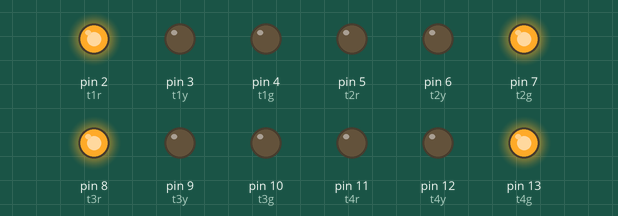
Bench run of a sketch on a simulated Arduino Uno, built with avr-gcc and run on an emulated ATmega328P. Parts: output pins drawn as LEDs (lit = HIGH).

Above: at 2.0 s.
At 5.0 s:
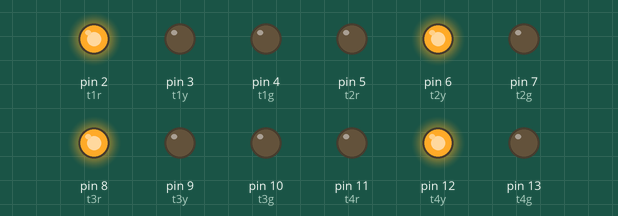
At 8.0 s:
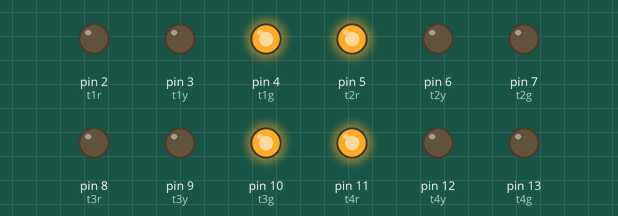
At 11.0 s:
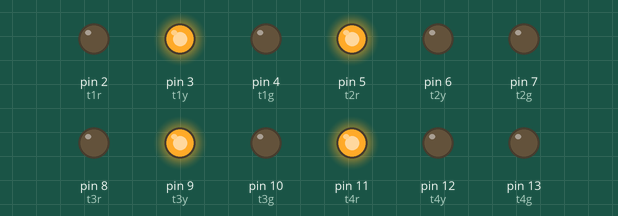
Timing chart, 0 to 15.6 s (numbered marks = the images above):
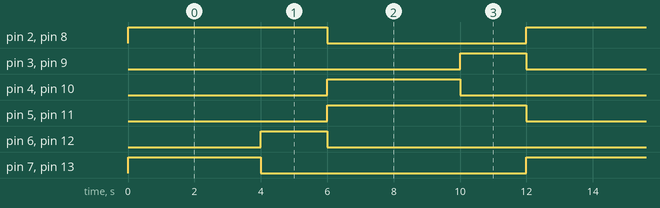

The sketch:

TKEC1_Traffic_Light.ino
```cpp
// Traffic Lights 1 & 3 are opposite and 2 & 4 are opposite

int t1r = 2;  // Traffic Light 1 - RED
int t1y = 3;  // Traffic Light 1 - YELLOW
int t1g = 4;  // Traffic Light 1 - GREEN

int t2r = 5;  // Traffic Light 2 - RED
int t2y = 6;  // Traffic Light 2 - YELLOW
int t2g = 7;  // Traffic Light 2 - GREEN

int t3r = 8;  // Traffic Light 3 - RED
int t3y = 9;  // Traffic Light 3 - YELLOW
int t3g = 10; // Traffic Light 3 - GREEN

int t4r = 11; // Traffic Light 4 - RED
int t4y = 12; // Traffic Light 4 - YELLOW
int t4g = 13; // Traffic Light 4 - GREEN

int greenDelay = 4000;  // MilliSeconds for which it will be GREEN LIGHT
int yellowDelay = 2000; // MilliSeconds for which it wiil be YELLOW LIGHT

void setup() {
  pinMode(t1r, OUTPUT);  // Setting up all the pins as OUTPUT
  pinMode(t1y, OUTPUT);
  pinMode(t1g, OUTPUT);
  pinMode(t2r, OUTPUT);
  pinMode(t2y, OUTPUT);
  pinMode(t2g, OUTPUT);
  pinMode(t3r, OUTPUT);
  pinMode(t3y, OUTPUT);
  pinMode(t3g, OUTPUT);
  pinMode(t4r, OUTPUT);
  pinMode(t4y, OUTPUT);
  pinMode(t4g, OUTPUT);
}

void loop() {
  digitalWrite(t1r, HIGH);  // At first, 1 and 3 will be RED
  digitalWrite(t3r, HIGH);
  digitalWrite(t2g, HIGH);  // And, 2 and 4 will be GREEN
  digitalWrite(t4g, HIGH);
  delay(greenDelay);        // I am adding a delay of 4 seconds
                            // but it can be of any desired time(say 40 seconds)
  digitalWrite(t2g, LOW);
  digitalWrite(t4g, LOW);   // Turning off GREEN LIGHT for 2 and 4
  digitalWrite(t2y, HIGH);  // And, turning on YELLOW Light
  digitalWrite(t4y, HIGH);
  delay(yellowDelay);       // Adding 2 second delay for Yellow Light
                            // But it can be of any desired time(say 5 seconds)
  digitalWrite(t1r, LOW);
  digitalWrite(t3r, LOW);   // Turning off RED Light for 1 and 3
  digitalWrite(t2y, LOW);   // Turning off YELLOW Light for 2 and 4
  digitalWrite(t4y, LOW);

  digitalWrite(t1g, HIGH);  // Turning on GREEN Light for 1 and 3
  digitalWrite(t3g, HIGH);
  digitalWrite(t2r, HIGH);  // Turning on RED Light for 2 and 4
  digitalWrite(t4r, HIGH);
  delay(greenDelay);        // Now, 1 and 3 will be GREEN for 4 seconds
                            // but it can be of any desired time(say 40 seconds)
  digitalWrite(t1g, LOW);
  digitalWrite(t3g, LOW);   // Turning off GREEN Light for 1 and 3
  digitalWrite(t1y, HIGH);  // Turning on YELLOW Light for 1 and 3
  digitalWrite(t3y, HIGH);
  delay(yellowDelay);       // Adding 2 second delay for Yellow Light
                            // But it can be of any desired time(say 5 seconds)
  digitalWrite(t1y, LOW);
  digitalWrite(t3y, LOW);   // Turning off YELLOW Light for 1 and 3
  digitalWrite(t2r, LOW);   // Turning off RED Light for 2 and 4
  digitalWrite(t4r, LOW);
}
```

Measured:
- by itself, pin 2 (t1r), pin 5 (t2r), pin 8 (t3r), pin 11 (t4r): alternates HIGH for 6.0 s and LOW for 6.0 s
- by itself, pin 3 (t1y), pin 6 (t2y), pin 9 (t3y), pin 12 (t4y): alternates HIGH for 2.0 s and LOW for 10.0 s
- by itself, pin 4 (t1g), pin 7 (t2g), pin 10 (t3g), pin 13 (t4g): alternates HIGH for 4.0 s and LOW for 8.0 s
